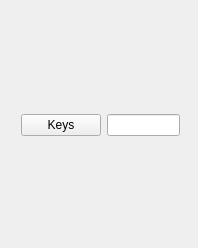
<?xml version="1.0" encoding="UTF-8"?>
<ui version="4.0">
 <class>JoystickPrototype</class>
 <widget class="QWidget" name="JoystickPrototype">
  <property name="geometry">
   <rect>
    <x>0</x>
    <y>0</y>
    <width>198</width>
    <height>248</height>
   </rect>
  </property>
  <property name="windowTitle">
   <string>JoystickPrototype</string>
  </property>
  <widget class="QWidget" name="verticalLayoutWidget">
   <property name="geometry">
    <rect>
     <x>10</x>
     <y>10</y>
     <width>181</width>
     <height>231</height>
    </rect>
   </property>
   <layout class="QVBoxLayout" name="verticalLayout" stretch="0,0">
    <item>
     <layout class="QHBoxLayout" name="horizontalLayout" stretch="0,0">
      <item>
       <widget class="QPushButton" name="setKeys">
        <property name="text">
         <string>Keys</string>
        </property>
       </widget>
      </item>
      <item>
       <widget class="QLineEdit" name="setChannel"/>
      </item>
     </layout>
    </item>
    <item>
     <layout class="QGridLayout" name="gridLayout">
      <property name="sizeConstraint">
       <enum>QLayout::SetDefaultConstraint</enum>
      </property>
      <property name="verticalSpacing">
       <number>6</number>
      </property>
     </layout>
    </item>
   </layout>
  </widget>
 </widget>
 <layoutdefault spacing="6" margin="11"/>
 <resources/>
 <connections/>
</ui>
